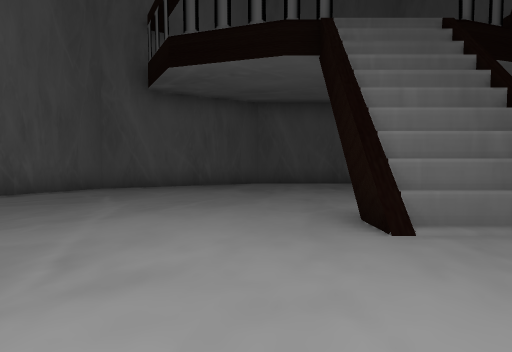
[1] (above)

15 first-person views from a walk through a 3-D level made in the Unity game engine. The camera is 1.3 m above the floor, tilts 2° down and sees 75° across. The floor is counted in squares, 2 m on a side. Each view is taken from the middle of a square. On the plan, view 1 faces up. The plan holds only what a view shows up to about 10 squares ahead; the rest is blank. The place goes on beyond the plan. The player character is not drawn.

[2]
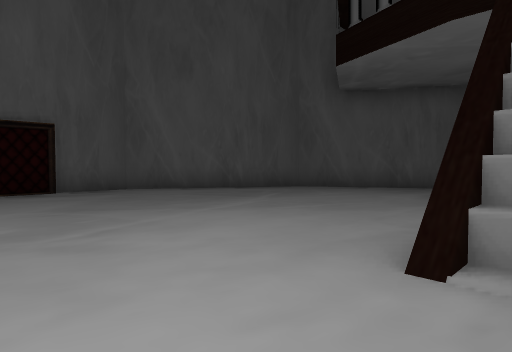

[3]
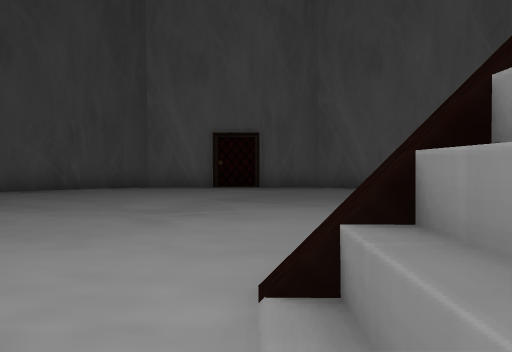

[4]
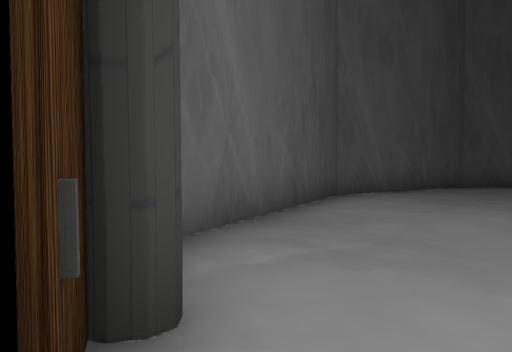

[5]
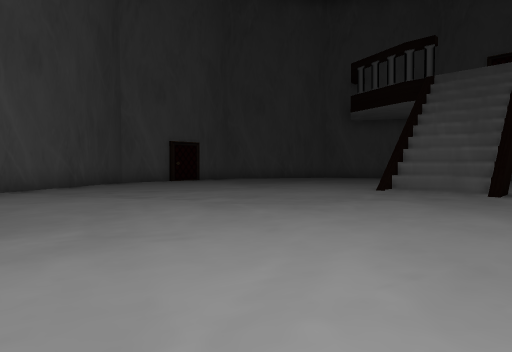

[6]
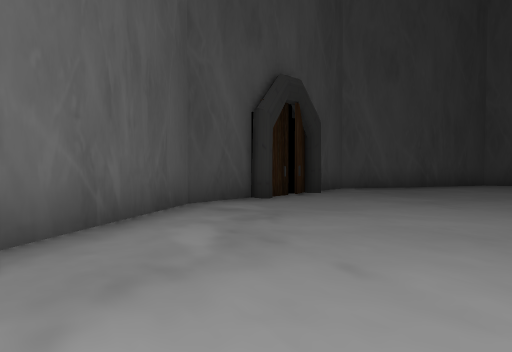

[7]
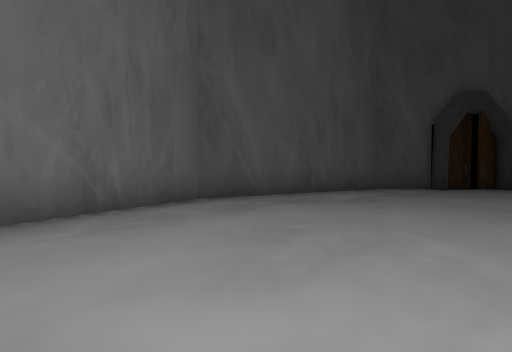

[8]
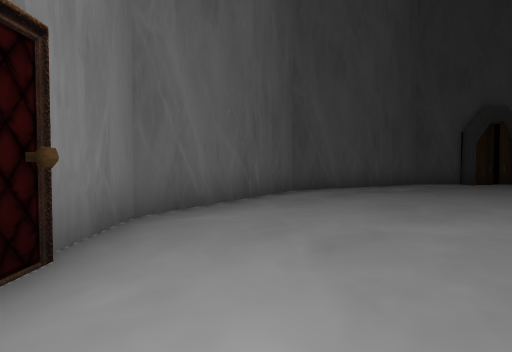

[9]
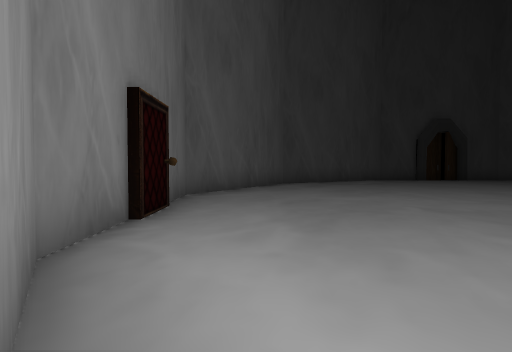

[10]
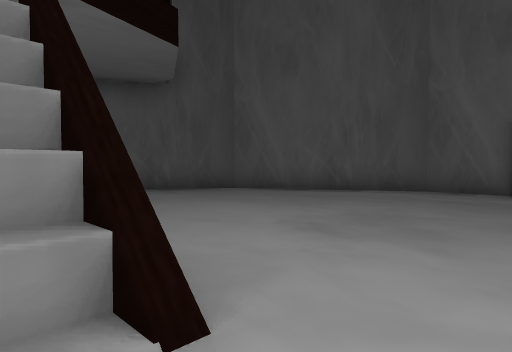

[11]
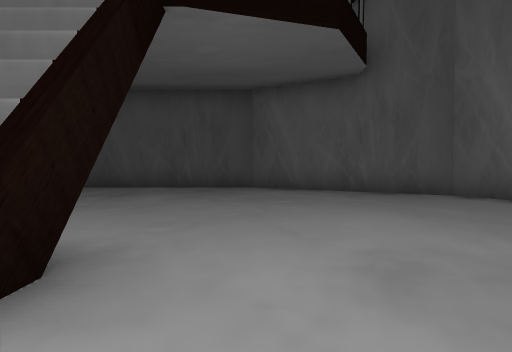

[12]
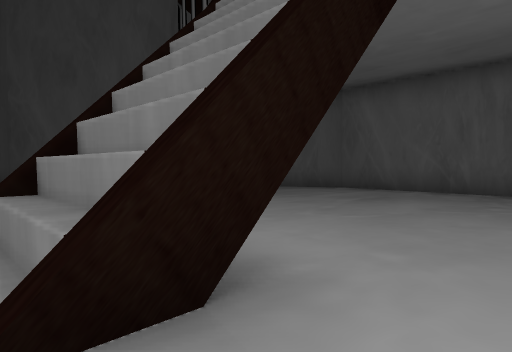

[13]
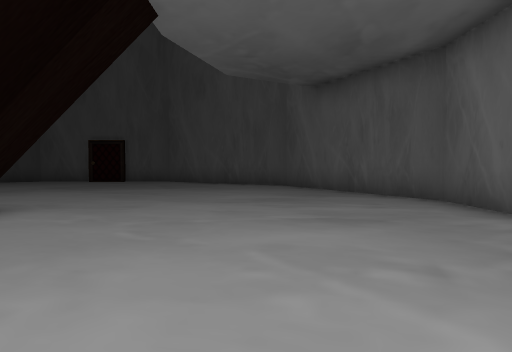

[14]
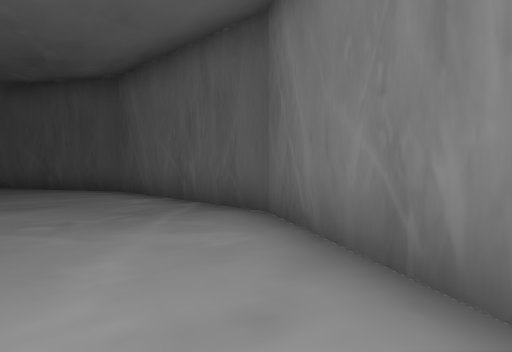

[15]
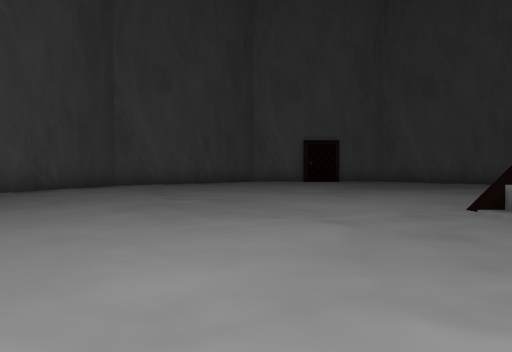

### Floor plan
Key: @ floor where view 1 was taken; # wall or solid block; . floor; / step, stairs or slope.
Columns run from 7 left of view 1 to 12 right of it. Each row starts with its distance up from view 1.
 12       ########
 11      ##......##
 10    ###........###
  9   ##............##
  8  ##..............#
  7  #................#
  6 ##................##
  5 #......./../.......#
  4 #.......////.......#
  3 #......./../.......#
  2 #..................#
  1 #..................#
  0 #......@...........#
 -1 ##................##
 -2  #................#
 -3  ##..............##
 -4   #..............#
 -5   ###..........##
 -6     ###......###
 -7       ########

Positions as (right, up) in squares from view 1, and headings:
1: (0, 0), facing up
2: (2, 1), facing up-left
3: (3, 3), facing left
4: (3, -6), facing left
5: (5, -5), facing up-left
6: (8, -2), facing down-left
7: (8, 2), facing down
8: (10, 4), facing down
9: (10, 7), facing down
10: (3, 2), facing up-right
11: (5, 2), facing up
12: (5, 3), facing up-left
13: (6, 8), facing left
14: (8, 8), facing up-left
15: (6, 0), facing left
